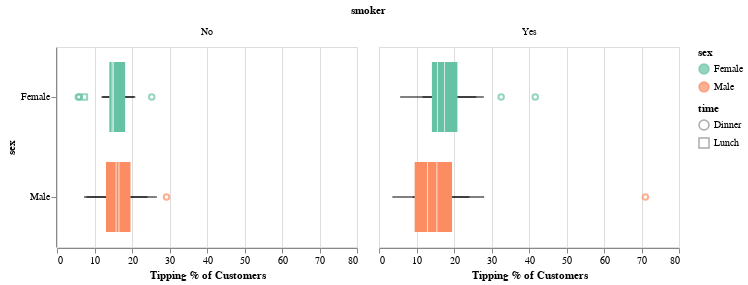

The notebook cell this image was saved under:
### Markdown cell above
a) There are several reasons why the above chart is poorly designed: 
- The graph legend is unclear. What is size and what does 1, 2, ..., 6 imply? What unit of measurement is size? 
- The color spectrum used for 1-6 is not optimal for this graph. An increasing quantitative measurement from 1 to 6 should ideally correspond with progressing from a lighter shade to darker, vice-versa, or other thoughtfully chosen color spectrums
- The name in the y-axis is confusing. As an alternative, the name of it should be "Collective # of tips per gender" for better clarity
- The tipping percentage is not taken into consideration. For example, what if the total bill was expensive and the tipping was little, compared to an inexpensive total bill with a large amount tipped
- This graph does not take into consideration the time of tipping which is one of the data points given, "time"

### Code cell
# Part b)
import pandas as pd
import altair as alt

tips = pd.read_csv('https://raw.githubusercontent.com/mwaskom/seaborn-data/master/tips.csv')

#Before plotting the graph, let's collect one-dimensional statistical information from the dataframe
print("Number of Female: ", tips['sex'].value_counts()['Female']) #87
print("Number of Male: ", tips['sex'].value_counts()['Male']) #157

print("Lunch Tips: ", tips['time'].value_counts()['Lunch']) #68
print("Dinner Tips: ", tips['time'].value_counts()['Dinner']) #176

#From the above data, we can derive two initial conclusions: 
#1. There are more data points for male tipping customers than female tipping customers, thus skewing the data towards males
#   As a result, it would be invalid to display a graph using sum() or count() of tipping data as there are only half as many female tipping datapoints
#2. People tip more during dinner compared to lunch

#Now, let us try to fix one significant flaw of the previous graph: The tipping amount is NOT standardized across the datapoints
# i.e. If total bill was expensive -> tipping was little, compared to inexpensive total bill -> large amount tipped
tips['tip_percentage'] = (tips['tip'] / tips['total_bill']) * 100


improved_chart = alt.Chart(tips).encode(
    x=alt.X('tip_percentage',title='Tipping % of Customers'),
    y=alt.Y('sex'),
    color=alt.Color('sex').scale(scheme='set2'),
    shape = 'time',
    facet = 'smoker',
).mark_boxplot(size = 70).properties(width = 300, height = 200)

improved_chart

### Figure 1 — Vega-Lite specification as saved in the notebook (floating-point values rounded to 4 significant figures; data arrays with more than 128 entries replaced by an {"elided": "..."} marker saying what was removed)
{"config": {"view": {"continuousWidth": 300, "continuousHeight": 300}}, "data": {"name": "data-f4c1a29ea09b3ca439589a78e9cc1afa"}, "mark": {"type": "boxplot", "size": 70}, "encoding": {"color": {"field": "sex", "scale": {"scheme": "set2"}, "type": "nominal"}, "facet": {"field": "smoker", "type": "nominal"}, "shape": {"field": "time", "type": "nominal"}, "x": {"field": "tip_percentage", "title": "Tipping % of Customers", "type": "quantitative"}, "y": {"field": "sex", "type": "nominal"}}, "height": 200, "width": 300, "$schema": "https://vega.github.io/schema/vega-lite/v5.8.0.json", "datasets": {"data-f4c1a29ea09b3ca439589a78e9cc1afa": {"elided": "244 records"}}}
